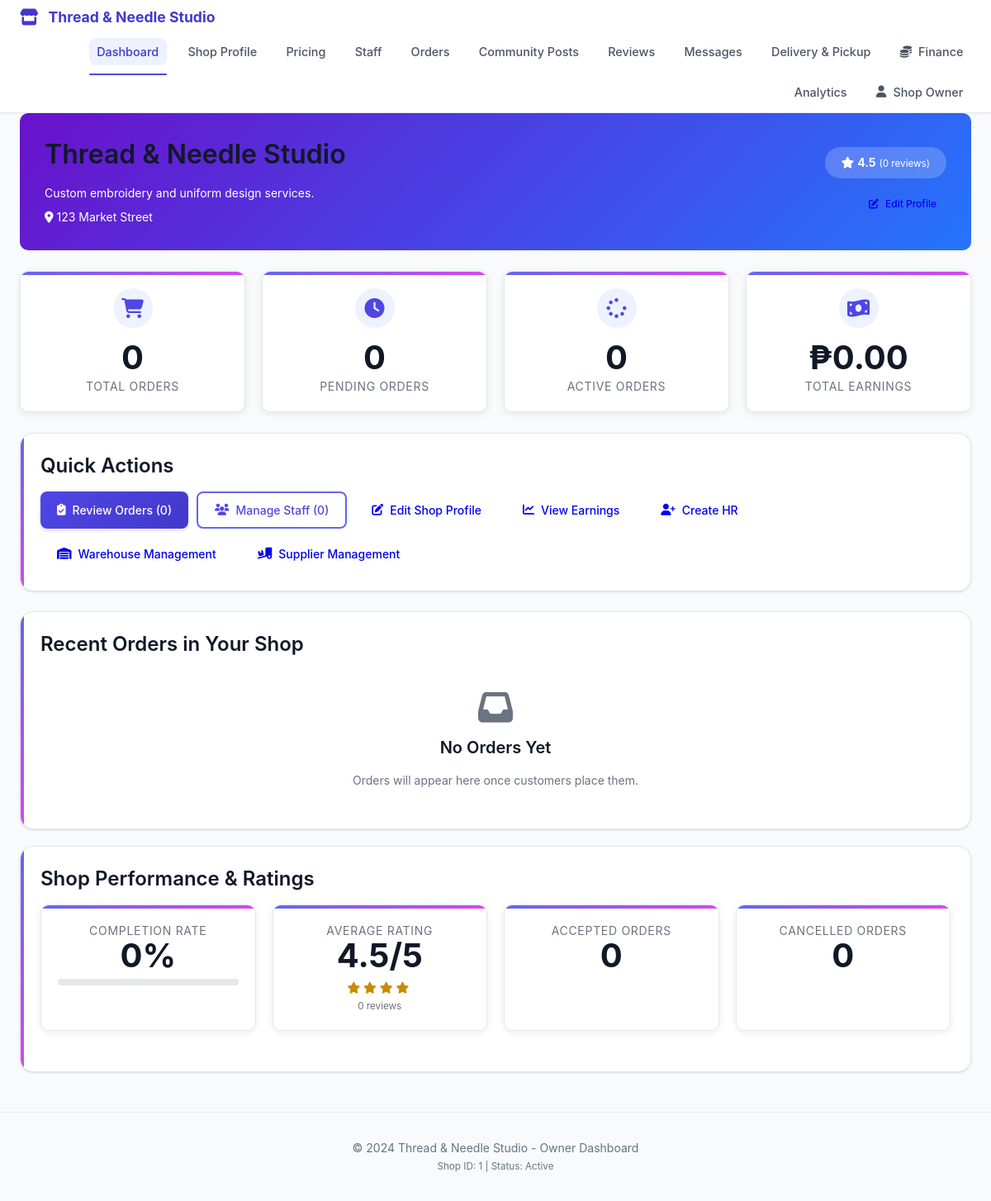
The page /owner/dashboard.php (signed in) on the database its author committed.
### tables this page shows
CREATE TABLE `shops` (
  `id` int(11) NOT NULL,
  `owner_id` int(11) NOT NULL,
  `shop_name` varchar(200) NOT NULL,
  `shop_description` text DEFAULT NULL,
  `address` text DEFAULT NULL,
  `phone` varchar(20) DEFAULT NULL,
  `email` varchar(100) DEFAULT NULL,
  `business_permit` varchar(100) DEFAULT NULL,
  `permit_file` varchar(255) DEFAULT NULL,
  `logo` varchar(255) DEFAULT NULL,
  `opening_time` time DEFAULT NULL,
  `closing_time` time DEFAULT NULL,
  `operating_days` longtext DEFAULT NULL CHECK (json_valid(`operating_days`)),
  `service_settings` longtext DEFAULT NULL CHECK (json_valid(`service_settings`)),
  `pricing_settings` longtext DEFAULT NULL CHECK (json_valid(`pricing_settings`)),
  `status` enum('pending','active','suspended','rejected') DEFAULT 'pending',
  `rejection_reason` text DEFAULT NULL,
  `rejected_at` timestamp NULL DEFAULT NULL,
  `rating` decimal(3,2) DEFAULT 0.00,
  `rating_count` int(11) DEFAULT 0,
  `total_orders` int(11) DEFAULT 0,
  `total_earnings` decimal(12,2) DEFAULT 0.00,
  `created_at` timestamp NOT NULL DEFAULT current_timestamp(),
  `updated_at` timestamp NOT NULL DEFAULT current_timestamp() ON UPDATE current_timestamp()
);

### owner/dashboard.php (the view, shortened to what this page needs)
<?php
require_once '../config/db.php';
$owner_id = $_SESSION['user']['id'];
$shop_stmt = $pdo->prepare("SELECT * FROM shops WHERE owner_id = ?");
$shop_stmt->execute([$owner_id]);
$shop = $shop_stmt->fetch();
$shop_id = $shop['id'];
$stats_stmt = $pdo->prepare("
    SELECT
        (SELECT COUNT(*) FROM orders WHERE shop_id = ?) as total_orders,
        (SELECT COUNT(*) FROM orders WHERE shop_id = ? AND status = 'pending') as pending_orders,
        (SELECT COUNT(*) FROM orders WHERE shop_id = ? AND status = 'in_progress') as active_orders,
        (SELECT COUNT(*) FROM orders WHERE shop_id = ? AND status = 'completed') as completed_orders,
        (SELECT SUM(price) FROM orders WHERE shop_id = ? AND status = 'completed') as total_earnings,
        (SELECT COUNT(*) FROM shop_staffs WHERE shop_id = ? AND status = 'active') as total_staff,
        (SELECT COUNT(*) FROM orders WHERE shop_id = ? AND status = 'accepted') as accepted_orders,
        (SELECT COUNT(*) FROM orders WHERE shop_id = ? AND status = 'cancelled') as cancelled_orders
");
$stats_stmt->execute([$shop_id, $shop_id, $shop_id, $shop_id, $shop_id, $shop_id, $shop_id, $shop_id]);
$stats = $stats_stmt->fetch();
$orders_stmt = $pdo->prepare("
    SELECT o.*, u.fullname as client_name
    FROM orders o
    JOIN users u ON o.client_id = u.id
    WHERE o.shop_id = ?
    ORDER BY o.created_at DESC
    LIMIT 5
");
$orders_stmt->execute([$shop_id]);
$recent_orders = $orders_stmt->fetchAll();
$completion_rate = $stats['total_orders'] > 0
    ? ($stats['completed_orders'] / $stats['total_orders'] * 100)
    : 0;
?>
<!DOCTYPE html>
<html lang="en">
<head>
    <link rel="stylesheet" href="../assets/css/style.css">
    <link rel="stylesheet" href="https://cdnjs.cloudflare.com/ajax/libs/font-awesome/6.4.0/css/all.min.css">
</head>
<body>
    <nav class="navbar navbar--compact">
        <div class="container d-flex justify-between align-center">
            <a href="dashboard.php" class="navbar-brand">
                <i class="fas fa-store"></i> <?php echo htmlspecialchars($shop['shop_name']); ?>
            </a>
            <ul class="navbar-nav">
                <li><a href="dashboard.php" class="nav-link active">Dashboard</a></li>
                <li><a href="shop_profile.php" class="nav-link">Shop Profile</a></li>
                <li><a href="pricing_management.php" class="nav-link">Pricing</a></li>
                <li><a href="manage_staff.php" class="nav-link">Staff</a></li>
                <li><a href="shop_orders.php" class="nav-link">Orders</a></li>
                <li><a href="client_community_posts.php" class="nav-link">Community Posts</a></li>
                <li><a href="reviews.php" class="nav-link">Reviews</a></li>
                <li><a href="messages.php" class="nav-link">Messages</a></li>
                <li><a href="delivery_management.php" class="nav-link">Delivery & Pickup</a></li>
                <li class="dropdown">
                    <a href="#" class="nav-link dropdown-toggle">
                        <i class="fas fa-coins"></i> Finance
                    </a>
                </li>
                <li><a href="analytics_reporting.php" class="nav-link">Analytics</a></li>
                <li class="dropdown">
                    <a href="#" class="nav-link dropdown-toggle">
                        <i class="fas fa-user"></i> <?php echo htmlspecialchars($_SESSION['user']['fullname']); ?>
                    </a>
                </li>
            </ul>
        </div>
    </nav>
    <div class="container">
        <div class="shop-header">
            <div class="d-flex justify-between align-center">
                <div>
                    <h2><?php echo htmlspecialchars($shop['shop_name']); ?></h2>
                    <p class="mb-0"><?php echo htmlspecialchars($shop['shop_description']); ?></p>
                    <div class="mt-2">
                        <i class="fas fa-map-marker-alt"></i> <?php echo htmlspecialchars($shop['address']); ?>
                    </div>
                </div>
                <div class="text-right">
                    <div class="shop-rating mb-3">
                        <i class="fas fa-star"></i>
                        <strong><?php echo number_format((float) $shop['rating'], 1); ?></strong>
                        <small>(<?php echo (int) ($shop['rating_count'] ?? 0); ?> reviews)</small>
                    </div>
                    <div>
                        <a href="shop_profile.php" class="btn btn-light btn-sm">
                            <i class="fas fa-edit"></i> Edit Profile
                        </a>
                    </div>
                </div>
            </div>
        </div>
        <div class="stats-grid">
            <div class="stat-card">
                <div class="stat-icon text-primary">
                    <i class="fas fa-shopping-cart"></i>
                </div>
                <div class="stat-number"><?php echo $stats['total_orders']; ?></div>
                <div class="stat-label">Total Orders</div>
            </div>
            <div class="stat-card">
                <div class="stat-icon text-warning">
                    <i class="fas fa-clock"></i>
                </div>
                <div class="stat-number"><?php echo $stats['pending_orders']; ?></div>
                <div class="stat-label">Pending Orders</div>
            </div>
            <div class="stat-card">
                <div class="stat-icon text-info">
                    <i class="fas fa-spinner"></i>
                </div>
                <div class="stat-number"><?php echo $stats['active_orders']; ?></div>
                <div class="stat-label">Active Orders</div>
            </div>
            <div class="stat-card">
                <div class="stat-icon text-success">
                    <i class="fas fa-money-bill-wave"></i>
                </div>
                <div class="stat-number">₱<?php echo number_format($stats['total_earnings'], 2); ?></div>
                <div class="stat-label">Total Earnings</div>
            </div>
        </div>
        <div class="card mb-4">
            <h3>Quick Actions</h3>
            <div class="d-flex flex-wrap" style="gap: 10px;">
                <a href="shop_orders.php?filter=pending" class="btn btn-primary">
                    <i class="fas fa-clipboard-check"></i> Review Orders (<?php echo $stats['pending_orders']; ?>)
                </a>
                <a href="manage_staff.php" class="btn btn-outline-primary">
                    <i class="fas fa-users"></i> Manage Staff (<?php echo $stats['total_staff']; ?>)
                </a>
                <a href="shop_profile.php" class="btn btn-outline-success">
                    <i class="fas fa-edit"></i> Edit Shop Profile
                </a>
                <a href="earnings.php" class="btn btn-outline-warning">
                    <i class="fas fa-chart-line"></i> View Earnings
                </a>
                <a href="create_hr.php" class="btn btn-outline-info">
                    <i class="fas fa-user-plus"></i> Create HR
                </a>
                 <a href="storage_warehouse_management.php" class="btn btn-outline-secondary">
                    <i class="fas fa-warehouse"></i> Warehouse Management
                </a>
                <a href="supplier_management.php" class="btn btn-outline-dark">
                    <i class="fas fa-truck-loading"></i> Supplier Management
                </a>
            </div>
        </div>
         <div class="content-stack">
            <div class="card">
                <h3>Recent Orders in Your Shop</h3>
                <?php if(!empty($recent_orders)): ?>
                    <div class="table-responsive">
                        <table class="table">
                            <thead>
                                <tr>
                                    <th>Order #</th>
                                    <th>Client</th>
                                    <th>Service</th>
                                    <th>Amount</th>
                                    <th>Status</th>
                                    <th>Hold</th>
                                    <th>Date</th>
                                    <th>Action</th>
                                </tr>
                            </thead>
                            <tbody>
                                <?php foreach($recent_orders as $order): ?>
                                <tr>
                                    <td>#<?php echo htmlspecialchars($order['order_number']); ?></td>
                                    <td><?php echo htmlspecialchars($order['client_name']); ?></td>
                                    <td><?php echo htmlspecialchars($order['service_type']); ?></td>
                                    <td>₱<?php echo number_format($order['price'], 2); ?></td>
                                    <td>
                                        <span class="order-status <?php echo htmlspecialchars($order['status']); ?>"></span>
                                        <?php echo ucfirst(str_replace('_', ' ', $order['status'])); ?>
                                    </td>
                                    <td>
                                        <?php $payment_hold = payment_hold_status($order['status'] ?? STATUS_PENDING, $order['payment_status'] ?? 'unpaid'); ?>
                                        <span class="hold-pill <?php echo htmlspecialchars($payment_hold['class']); ?>">
                                            <?php echo htmlspecialchars($payment_hold['label']); ?>
                                        </span>
                                    </td>
                                    <td><?php echo date('M d', strtotime($order['created_at'])); ?></td>
                                    <td>
                                        <?php if($order['status'] == 'pending'): ?>
                                            <div class="d-flex" style="gap: 5px;">
                                                 <a href="view_order.php?id=<?php echo $order['id']; ?>" class="btn btn-sm btn-outline-primary">View</a>
                                                <a href="accept_order.php?id=<?php echo $order['id']; ?>" class="btn btn-sm btn-success" onclick="return confirm('Accept this order and use the estimated price as the official price?');">Accept</a>
                                                <a href="reject_order.php?id=<?php echo $order['id']; ?>" class="btn btn-sm btn-danger">Reject</a>
                                            </div>
                                        <?php else: ?>
                                           <a href="view_order.php?id=<?php echo $order['id']; ?>" class="btn btn-sm btn-outline-primary">View</a>
                                        <?php endif; ?>
                                    </td>
                                </tr>
                                <?php endforeach; ?>
                            </tbody>
                        </table>
                    <</div>
                <?php else: ?>
                    <div class="text-center p-4">
                        <i class="fas fa-inbox fa-3x text-muted mb-3"></i>
                        <h4>No Orders Yet</h4>
                        <p class="text-muted">Orders will appear here once customers place them.</p>
                    </div>
                <?php endif; ?>
            </div>
            <div class="card">
                <h3>Shop Performance & Ratings</h3>
                <div class="stats-grid" style="margin-top: 0;">
                    <div class="stat-card">
                        <div class="stat-label">Completion Rate</div>
                        <div class="stat-number"><?php echo round($completion_rate, 1); ?>%</div>
                        <div class="progress" style="height: 8px; margin-top: 8px;">
                        </div>
                    </div>
                    <div class="stat-card">
                        <div class="stat-label">Average Rating</div>
                        <div class="stat-number"><?php echo number_format((float) $shop['rating'], 1); ?>/5</div>
                        <div class="text-warning mt-2">
                            <?php for($i = 1; $i <= 5; $i++): ?>
                                <i class="fas fa-star<?php echo $i <= (float) $shop['rating'] ? '' : '-o'; ?>"></i>
                            <?php endfor; ?>
                        </div>
                         <small class="text-muted"><?php echo (int) ($shop['rating_count'] ?? 0); ?> reviews</small>
                    </div>
                    <div class="stat-card">
                        <div class="stat-label">Accepted Orders</div>
                        <div class="stat-number"><?php echo (int) $stats['accepted_orders']; ?></div>
                    </div>
                    <div class="stat-card">
                        <div class="stat-label">Cancelled Orders</div>
                        <div class="stat-number"><?php echo (int) $stats['cancelled_orders']; ?></div>
                    </div>
                </div>
            </div>
        </div>
    </div>
    <footer class="footer">
        <div class="container">
            <p>&copy; 2024 <?php echo htmlspecialchars($shop['shop_name']); ?> - Owner Dashboard</p>
            <small class="text-muted">Shop ID: <?php echo $shop['id']; ?> | Status: <?php echo ucfirst($shop['status']); ?></small>
        </div>
    </footer>
</body>
</html>

### owner/dashboard.php (style rules this page uses)
.shop-header { background: linear-gradient(135deg, #6a11cb 0%, #2575fc 100%); color: white; padding: 30px; border-radius: 10px; margin-bottom: 25px; }
.shop-rating { background: rgba(255,255,255,0.2); padding: 8px 20px; border-radius: 25px; display: inline-block; }
.stats-grid { display: grid; grid-template-columns: repeat(auto-fit, minmax(220px, 1fr)); gap: 20px; margin: 25px 0; }
.content-stack { display: flex; flex-direction: column; gap: 20px; }
.stat-card { background: white; padding: 20px; border-radius: 10px; box-shadow: 0 2px 10px rgba(0,0,0,0.08); text-align: center; transition: transform 0.3s; }

### rows shown on the page
shops: shop_name "Thread & Needle Studio", shop_description "Custom embroidery and uniform design services.", address "123 Market Street", rating "4.5", rating_count "0", id "1", status "Active"

### other values the page prints
$_SESSION['user']['fullname'] "Shop Owner"
$stats['total_orders'] "0"
$stats['pending_orders'] "0"
$stats['active_orders'] "0"
$stats['total_earnings'] "0.00"
$stats['total_staff'] "0"
$completion_rate "0"
$stats['accepted_orders'] "0"
$stats['cancelled_orders'] "0"
